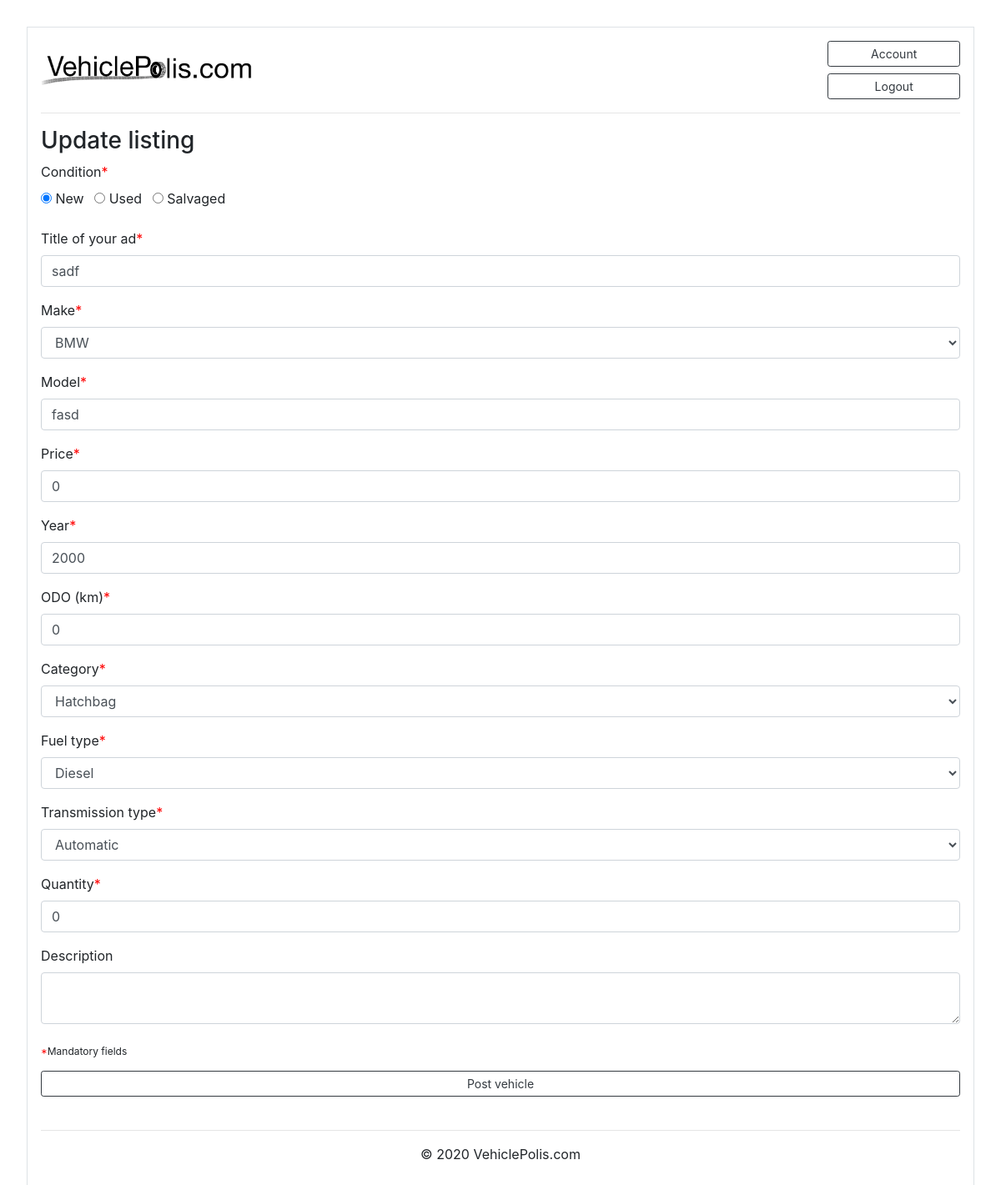
Page /item_details/11/update (signed in) on the committed database.
### marketplace/models.py (models this page shows, shortened)
class Post(db.Model):
    id = db.Column(db.Integer, primary_key=True)
    condition = db.Column(db.String(100), nullable=False)
    title = db.Column(db.String(100), nullable=False)
    make = db.Column(db.String(100), nullable=False)
    model = db.Column(db.String(100), nullable=False)
    price = db.Column(db.Integer(), nullable=False)
    year = db.Column(db.Integer(), nullable=False)
    ODO = db.Column(db.Integer(), nullable=False)
    category = db.Column(db.String(100), nullable=False)
    fuel = db.Column(db.String(100), nullable=False)
    transmission = db.Column(db.String(100), nullable=False)
    quantity = db.Column(db.Integer(), nullable=False)
    date_posted = db.Column(db.DateTime, nullable=False, default=datetime.now)
    description = db.Column(db.Text, nullable=True)
    image_file = db.Column(db.String(20), nullable=False, default='default.png')
    user_id = db.Column(db.Integer, db.ForeignKey('user.id'), nullable=False)
    orders = db.relationship('Order', backref='item', lazy=True)
    reviews = db.relationship('Review', backref='item', lazy=True)

### marketplace/routes.py (the view)
@current_app.route("/item_details/<int:post_id>/update", methods=['GET','POST'])
@login_required
def update_post(post_id):
    searchform = SearchForm()
    post = Post.query.get_or_404(post_id)
    if post.author != current_user:
        abort(403)
    form = PostForm()
    if form.validate_on_submit():
        post.title = form.title.data
        post.make = form.make.data
        post.condition = form.condition.data
        post.model = form.model.data
        post.price = form.price.data
        post.year = form.year.data
        post.ODO = form.ODO.data
        post.category = form.category.data
        post.fuel = form.fuel.data
        post.transmission = form.transmission.data
        post.description = form.description.data
        post.quantity = form.quantity.data
        db.session.commit()
        flash('Your listing has been updated!', 'success')
        return redirect(url_for('post', post_id=post.id))
    elif request.method == 'GET':
        form.title.data = post.title
        form.make.data = post.make
        form.condition.data = post.condition
        form.model.data = post.model
        form.price.data = post.price
        form.year.data = post.year
        form.ODO.data = post.ODO
        form.category.data = post.category
        form.fuel.data = post.fuel
        form.transmission.data = post.transmission
        form.quantity.data = post.quantity
        form.description.data = post.description
    return render_template('add_item.html', searchform=searchform, form=form, legend='Update listing')

### marketplace/forms.py
class SearchForm(FlaskForm):
    text = StringField('Search')
    submit = SubmitField('Search')

### marketplace/models.py (called while the page is built)
@login_manager.user_loader
def load_user(user_id):
    return User.query.get(int(user_id))

### marketplace/templates/add_item.html (shortened to what this page needs)
{% extends "base.html" %}
{% block content %}
<div class="row">
  <div class="col-xl-12">
  <h3 class="mb-2"> {{ legend }}</h3>
<form method="POST" action="" enctype="multipart/form-data">
  <fieldset class="form-group">
    <div class="form-group">
      {{ form.condition.label }}<font color="red">*</font><br>
      {% for radio in form.condition %}
          {{ radio }}
          {{ radio.label(class="mr-2")}}
      {% endfor %}
    </div>
    <div class="form-group">
      {{ form.title.label }}<font color="red">*</font><br>
      {% if form.title.errors %}
          {{ form.title(class="form-control is-invalid") }}
          <div class="invalid-feedback">
              {% for error in form.title.errors %}
                  <span>{{ error }}</span>
              {% endfor %}
          </div>
      {% else %}
          {{ form.title(class="form-control", placeholder="Enter title of your listing") }}
      {% endif %}
    </div>
    <div class="form-group">
      {{ form.make.label }}<font color="red">*</font>
      <br>
      {{ form.make(class="form-control") }}
    </div>
    <div class="form-group">
      {{ form.model.label }}<font color="red">*</font>
      {% if form.model.errors %}
          {{ form.model(class="form-control is-invalid") }}
          <div class="invalid-feedback">
              {% for error in form.model.errors %}
                  <span>{{ error }}</span>
              {% endfor %}
          </div>
      {% else %}
          {{ form.model(class="form-control", placeholder="Enter model") }}
      {% endif %}
    </div>
    <div class="form-group">
      {{ form.price.label }}<font color="red">*</font>
      {% if form.price.errors %}
          {{ form.price(class="form-control is-invalid") }}
          <div class="invalid-feedback">
              {% for error in form.price.errors %}
                  <span>{{ error }}</span>
              {% endfor %}
          </div>
      {% else %}
          {{ form.price(class="form-control", placeholder="Enter price in AUD") }}
      {% endif %}
    </div>
    <div class="form-group">
      {{ form.year.label }}<font color="red">*</font>
      {% if form.year.errors %}
          {{ form.year(class="form-control is-invalid") }}
          <div class="invalid-feedback">
              {% for error in form.year.errors %}
                  <span>{{ error }}</span>
              {% endfor %}
          </div>
      {% else %}
          {{ form.year(class="form-control", placeholder="Enter year of manufacture") }}
      {% endif %}
    </div>
    <div class="form-group">
      {{ form.ODO.label }}<font color="red">*</font>
      {% if form.ODO.errors %}
          {{ form.ODO(class="form-control is-invalid") }}
          <div class="invalid-feedback">
              {% for error in form.ODO.errors %}
                  <span>{{ error }}</span>
              {% endfor %}
          </div>
      {% else %}
          {{ form.ODO(class="form-control", placeholder="Enter ODO in km") }}
      {% endif %}
    </div>
    <div class="form-group">
      {{ form.category.label(class="form-control-label") }}<font color="red">*</font>
      <br>
      {{ form.category(class="form-control") }}
    </div>
    <div class="form-group">
      {{ form.fuel.label(class="form-control-label") }}<font color="red">*</font>
      <br>
      {{ form.fuel(class="form-control") }}
    </div>
    <div class="form-group">
      {{ form.transmission.label(class="form-control-label") }}<font color="red">*</font>
      <br>
      {{ form.transmission(class="form-control") }}
    </div>
    <div class="form-group">
      {{ form.quantity.label(class="form-control-label") }}<font color="red">*</font>
      {% if form.quantity.errors %}
          {{ form.quantity(class="form-control is-invalid") }}
          <div class="invalid-feedback">
              {% for error in form.quantity.errors %}
                  <span>{{ error }}</span>
              {% endfor %}
          </div>
      {% else %}
          {{ form.quantity(class="form-control", placeholder="Enter quantity") }}
      {% endif %}
    </div>
    <div class="form-group">
      {{ form.description.label(class="form-control-label") }}
      {% if form.description.errors %}
          {{ form.description(class="form-control is-invalid") }}
          <div class="invalid-feedback">
              {% for error in form.description.errors %}
                  <span>{{ error }}</span>
              {% endfor %}
          </div>
      {% else %}
          {{ form.description(class="form-control") }}
      {% endif %}
    </div>
  </fieldset>
  <div class="mt-n3"><sub><font color="red">*</font>Mandatory fields</sub></div>
  <div class="form-group mt-3">
      {{ form.submit(class="btn btn-outline-dark btn-block btn-sm")}}
  </div>
</form>
{% endblock content %}

### marketplace/static/CSS/styles.css (style rules this page uses)
body { margin:2rem; }

### rows in the picture
Post: title "sadf", make "BMW", model "fasd", price "0", year "2000", ODO "0", category "Hatchbag", fuel "Diesel", transmission "Automatic", quantity "0"

### other values in the picture
{{ legend }} "Update listing"
{{ radio.label(class="mr-2") }} "New" "Used" "Salvaged"
